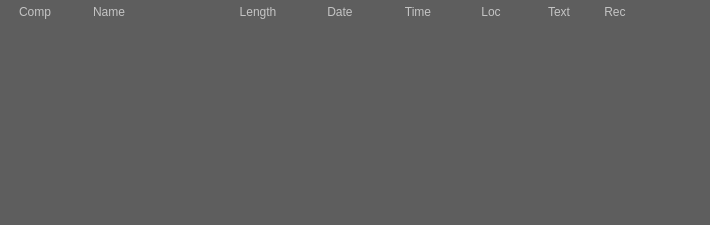
     <widget class="QGroupBox" name="groupBox_17">
      <property name="geometry">
       <rect>
        <x>2</x>
        <y>222</y>
        <width>710</width>
        <height>225</height>
       </rect>
      </property>
      <property name="styleSheet">
       <string notr="true">background-color: rgb(94, 94, 94);
border: 0px;</string>
      </property>
      <property name="title">
       <string/>
      </property>
      <widget class="QGroupBox" name="groupBox_28">
       <property name="geometry">
        <rect>
         <x>10</x>
         <y>0</y>
         <width>650</width>
         <height>25</height>
        </rect>
       </property>
       <property name="styleSheet">
        <string notr="true">background-color: rgb(94, 94, 94);
border: 0px;</string>
       </property>
       <property name="title">
        <string/>
       </property>
       <widget class="QLabel" name="label_140">
        <property name="geometry">
         <rect>
          <x>0</x>
          <y>2</y>
          <width>50</width>
          <height>20</height>
         </rect>
        </property>
        <property name="styleSheet">
         <string notr="true">font: 14px 'Roboto';
color: rgb(196, 196, 196);</string>
        </property>
        <property name="text">
         <string>Comp</string>
        </property>
        <property name="alignment">
         <set>Qt::AlignCenter</set>
        </property>
       </widget>
       <widget class="QLabel" name="label_143">
        <property name="geometry">
         <rect>
          <x>64</x>
          <y>2</y>
          <width>70</width>
          <height>20</height>
         </rect>
        </property>
        <property name="styleSheet">
         <string notr="true">font: 14px 'Roboto';
color: rgb(196, 196, 196);</string>
        </property>
        <property name="text">
         <string>Name</string>
        </property>
        <property name="alignment">
         <set>Qt::AlignCenter</set>
        </property>
       </widget>
       <widget class="QLabel" name="label_142">
        <property name="geometry">
         <rect>
          <x>218</x>
          <y>2</y>
          <width>60</width>
          <height>20</height>
         </rect>
        </property>
        <property name="styleSheet">
         <string notr="true">font: 14px 'Roboto';
color: rgb(196, 196, 196);</string>
        </property>
        <property name="text">
         <string>Length</string>
        </property>
        <property name="alignment">
         <set>Qt::AlignCenter</set>
        </property>
       </widget>
       <widget class="QLabel" name="label_141">
        <property name="geometry">
         <rect>
          <x>285</x>
          <y>2</y>
          <width>90</width>
          <height>20</height>
         </rect>
        </property>
        <property name="styleSheet">
         <string notr="true">font: 14px 'Roboto';
color: rgb(196, 196, 196);</string>
        </property>
        <property name="text">
         <string>Date</string>
        </property>
        <property name="alignment">
         <set>Qt::AlignCenter</set>
        </property>
       </widget>
       <widget class="QLabel" name="label_147">
        <property name="geometry">
         <rect>
          <x>388</x>
          <y>2</y>
          <width>40</width>
          <height>20</height>
         </rect>
        </property>
        <property name="styleSheet">
         <string notr="true">font: 14px 'Roboto';
color: rgb(196, 196, 196);</string>
        </property>
        <property name="text">
         <string>Time</string>
        </property>
        <property name="alignment">
         <set>Qt::AlignCenter</set>
        </property>
       </widget>
       <widget class="QLabel" name="label_144">
        <property name="geometry">
         <rect>
          <x>456</x>
          <y>2</y>
          <width>50</width>
          <height>20</height>
         </rect>
        </property>
        <property name="styleSheet">
         <string notr="true">font: 14px 'Roboto';
color: rgb(196, 196, 196);</string>
        </property>
        <property name="text">
         <string>Loc</string>
        </property>
        <property name="alignment">
         <set>Qt::AlignCenter</set>
        </property>
       </widget>
       <widget class="QLabel" name="label_145">
        <property name="geometry">
         <rect>
          <x>529</x>
          <y>2</y>
          <width>40</width>
          <height>20</height>
         </rect>
        </property>
        <property name="styleSheet">
         <string notr="true">font: 14px 'Roboto';
color: rgb(196, 196, 196);</string>
        </property>
        <property name="text">
         <string>Text</string>
        </property>
        <property name="alignment">
         <set>Qt::AlignCenter</set>
        </property>
       </widget>
       <widget class="QLabel" name="label_146">
        <property name="geometry">
         <rect>
          <x>585</x>
          <y>2</y>
          <width>40</width>
          <height>20</height>
         </rect>
        </property>
        <property name="styleSheet">
         <string notr="true">font: 14px 'Roboto';
color: rgb(196, 196, 196);</string>
        </property>
        <property name="text">
         <string>Rec</string>
        </property>
        <property name="alignment">
         <set>Qt::AlignCenter</set>
        </property>
       </widget>
      </widget>
      <widget class="QListView" name="listView">
       <property name="geometry">
        <rect>
         <x>30</x>
         <y>50</y>
         <width>256</width>
         <height>131</height>
        </rect>
       </property>
      </widget>
      <widget class="QScrollArea" name="scrollArea">
       <property name="geometry">
        <rect>
         <x>0</x>
         <y>25</y>
         <width>710</width>
         <height>193</height>
        </rect>
       </property>
       <property name="layoutDirection">
        <enum>Qt::LeftToRight</enum>
       </property>
       <property name="styleSheet">
        <string notr="true">QScrollArea
{
	border: none;
}

QScrollBar:vertical 
{
       border: 1px solid black;
       background: #5E5E5E;
       width: 60px;
       margin: 0 0 0 0;
   }
   QScrollBar::handle:vertical {
       background: rgb(94, 94, 94);
	   border: 1px solid rgb(255, 255, 255);
       min-height: 48px;
   }
   QScrollBar::add-line:vertical {
       border: 0px;
       background: #5E5E5E;
       height: 0px;
       subcontrol-position: bottom;
       subcontrol-origin: margin;
   }

   QScrollBar::sub-line:vertical {
       border: 0px;
       background: #5E5E5E;
       height: 0px;
       subcontrol-position: top;
       subcontrol-origin: margin;
   }

   QScrollBar::add-page:vertical, QScrollBar::sub-page:vertical {
       background: none;
   }
</string>
       </property>
       <property name="widgetResizable">
        <bool>true</bool>
       </property>
       <widget class="QWidget" name="widget_16">
        <property name="geometry">
         <rect>
          <x>0</x>
          <y>0</y>
          <width>710</width>
          <height>193</height>
         </rect>
        </property>
        <property name="layoutDirection">
         <enum>Qt::LeftToRight</enum>
        </property>
       </widget>
      </widget>
     </widget>
